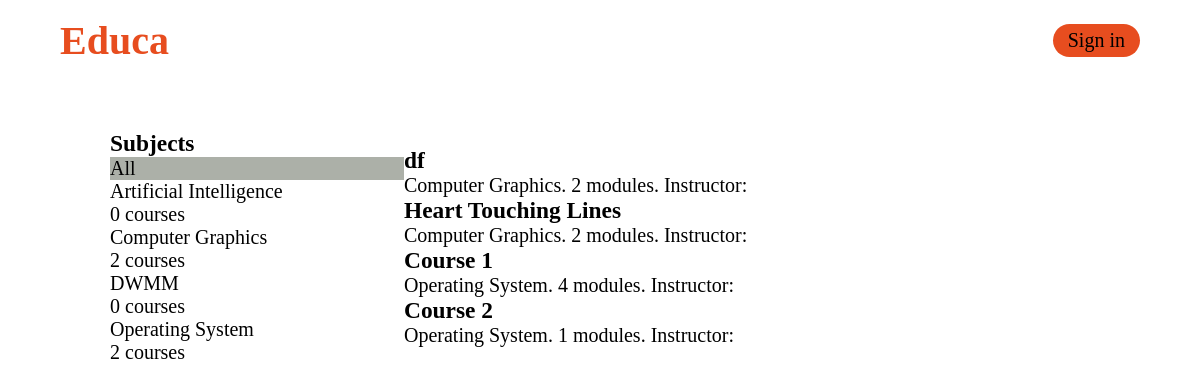
The page /course/ on the database as committed earlier.
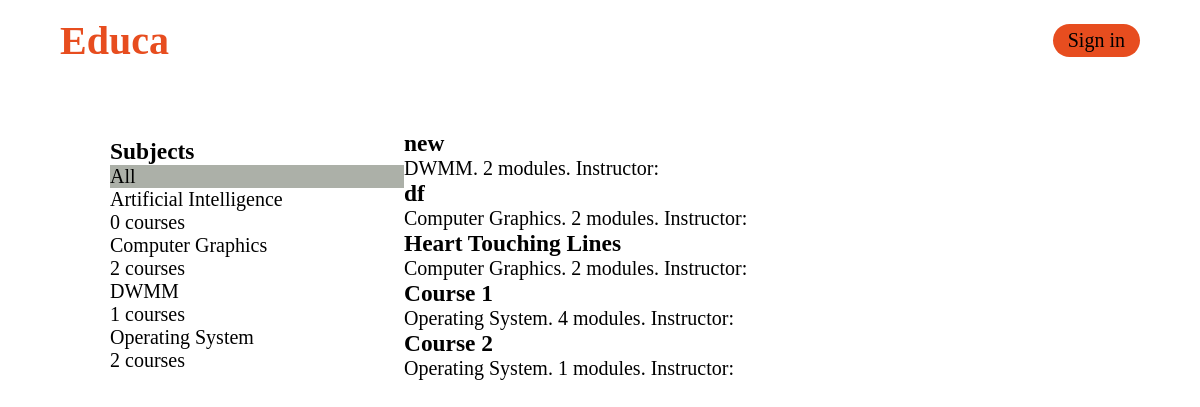
The same page on the database as committed later.
### courses/models.py (models this page shows, shortened)
class Subject(models.Model):
    title=models.CharField(max_length=200)
    slug=models.SlugField(max_length=200, unique=True)
    class Meta:
        ordering = ['title']
    def __str__(self):
        return self.title

class Course(models.Model):
    owner = models.ForeignKey(User,related_name='courses_created',on_delete=models.CASCADE)
    subject = models.ForeignKey(Subject,related_name='courses',on_delete=models.CASCADE)
    title=models.CharField(max_length=200)
    slug=models.SlugField(max_length=200,unique=True)
    overview = models.TextField()
    created = models.DateTimeField(auto_now_add=True)
    students = models.ManyToManyField(User,related_name='courses_joined',blank=True)
    class Meta:
        ordering = ['-created']

### courses/views.py (the view)
# urls.py: path('',CourseListView.as_view(),name='course_list'),
class CourseListView(TemplateResponseMixin, View):
    model = Course
    template_name = 'courses/course/list.html'
    def get(self, request, subject=None):
        subjects = cache.get('all_subjects')
        if not subjects:
            subjects = Subject.objects.annotate(total_courses=Count('courses'))
            cache.set('all_subjects',subjects)
        all_courses = Course.objects.annotate(total_modules=Count('modules'))
        if subject:
            subject = get_object_or_404(Subject, slug=subject)
            key = 'subject_{}_courses'.format(subject.id)
            courses = cache.get(key)
            if not courses:
                course = all_courses.filter(subject=subject)
                cache.set(key, courses)
        else:
            courses=cache.get('all_courses')
            if not courses:
                courses=all_courses
                cache.set('all_courses',courses)
        return self.render_to_response({'subjects':subjects,'subject':subject,'courses':courses})

### courses/templates/courses/course/list.html (shortened to what this page needs)
{%	extends	"base.html"	%}
{%	block	content	%}
<h1 class="subtitle">
</h1>
<div class="flex">
  <div class="contents">
    <h3>Subjects</h3>
    <ul id="modules">
      <li {%	if	not	subject	%}class="selected" {%	endif	%}>
        <a href="{%	url	"course_list"	%}">All</a>
      </li>
      {%	for	s	in	subjects	%}
      <li {%	if	subject	==	s	%}class="selected" {%	endif	%}>
        <a href="{%	url	"course_list_subject"	s.slug	%}">
          {{ s.title	}}
          <br><span>{{ s.total_courses	}} courses</span>
        </a>
      </li>
      {%	endfor	%}
    </ul>
  </div>
  <div class="module">
    {%	for	course	in	courses	%}
    {%	with	subject=course.subject	%}
    <h3><a href="{%	url	"course_detail"	course.slug	%}">
        {{ course.title	}}</a></h3>
    <p>
      <a href="{%	url	"course_list_subject"	subject.slug	%}">
        {{ subject	}}</a>.
      {{ course.total_modules	}} modules.
      Instructor: {{ course.owner.get_full_name	}}
    </p>
    {%	endwith	%}
    {%	endfor	%}
  </div>
</div>
{%	endblock	%}

Rows that differ between the two databases and show on the page:
computed for Subject "DWMM": total_courses "0" → "1"
added Course: title "new", {{ subject }} "DWMM", total_modules "2"
